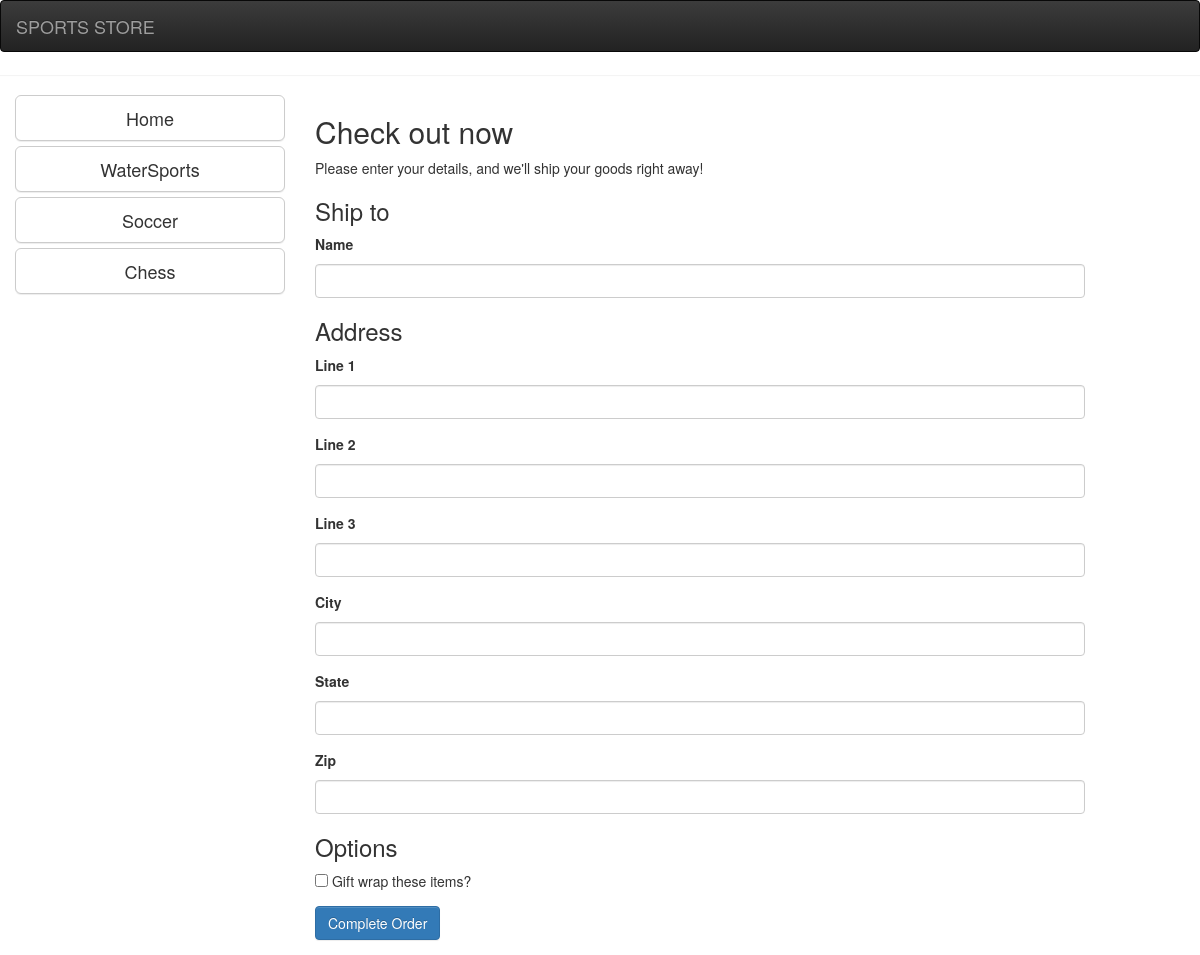
Page /checkout on the committed database.
### ecommerce/models.py (models this page shows)
class Product(db.Model):
    id = db.Column(db.Integer, primary_key=True)
    name = db.Column(db.String(80), unique=True, nullable=False)
    description = db.Column(db.String(500), nullable=False)
    price = db.Column(db.Float, nullable=False)
    category = db.Column(db.String(80), nullable=False)
    image_flie = db.Column(db.String(20), nullable=False, default='default.jpg')

### ecommerce/routes.py (the view)
@app.route("/checkout", methods=['GET', 'POST'])
def checkout():
    form = OrderForm()
    cart = get_cart()
    categories = get_categories()
    return render_template('checkout.html', form=form, categories=categories, cart=cart)

### ecommerce/forms.py
class OrderForm(FlaskForm):
    name = StringField('Name', validators=[DataRequired(message="Please enter a name")])
    line_1 = StringField('Line 1', validators=[DataRequired(message="Please enter first address line")])
    line_2 = StringField('Line 2')
    line_3 = StringField('Line 3')
    city = StringField('City', validators=[DataRequired(message='Please enter a city name')])
    state = StringField('State', validators=[DataRequired(message='Please enter a state name')])
    zip_ = StringField('Zip')
    country = StringField('Country', validators=[DataRequired(message='Please enter a country name')])
    gift_wrap = BooleanField()
    submit = SubmitField('Complete Order')

### ecommerce/forms.py (called while the page is built)
    def compute_total_value(self):
        return sum([line.product.price * line.quantity for line in self.line_collection])

    def compute_quantity_sum(self):
        return sum([line.quantity for line in self.line_collection])

### ecommerce/routes.py (called while the page is built)
def get_categories():
    products_ = Product.query.all()
    categories = []
    for product in products_:
        if product.category not in categories:
            categories.append(product.category)
    return categories

def get_cart():
    obj = Cart()
    return obj

### ecommerce/templates/checkout.html (shortened to what this page needs)
{% extends "category.html" %}
{% block fill %}
<div class="col-xs-8">
   <h2>Check out now</h2>
   <p>Please enter your details, and we'll ship your goods right away!</p>
   <form action="{{ url_for('checkout') }}" method="post">
      <h3>Ship to</h3>
      <div class="form-group">
         <label> {{ form.name.label }} </label>
         {{ form.name(class='form-control')}}
      </div>
      <h3>Address</h3>
      <div class="form-group">
         <label> {{ form.line_1.label }} </label>
          {{ form.line_1(class='form-control') }}
      </div>
      <div class="form-group">
         <label> {{ form.line_2.label }} </label>
          {{ form.line_2(class='form-control') }}
      </div>
      <div class="form-group">
         <label> {{ form.line_3.label }} </label>
          {{ form.line_3(class='form-control') }}
      </div>
      <div class="form-group">
         <label> {{ form.city.label }} </label>
          {{ form.city(class='form-control') }}
      </div>
      <div class="form-group">
         <label> {{ form.state.label }} </label>
          {{ form.state(class='form-control') }}
      </div>
      <div class="form-group">
         <label> {{ form.zip_.label }} </label>
          {{ form.zip_(class='form-control') }}
      </div>
      <h3>Options</h3>
      <div class="form-group">
         {{ form.gift_wrap() }} Gift wrap these items?
     </div>
     <div class="form-group">
      {{ form.submit(class='btn btn-primary') }}
   </div>
   </form>
</div>
{% endblock %}

### ecommerce/templates/category.html
{% include "layout.html" %}
<div id="categories" class="col-xs-3">
    {% if "products" in request.base_url %}
    <a class="btn btn-block btn-default btn-lg btn-primary" href="{{url_for('products') }}"> Home </a>
    {% else %}
    <a class="btn btn-block btn-default btn-lg" href="{{url_for('products') }}"> Home </a>
    {% endif %}
    {% for category in categories %}
    {% if category in request.base_url %}
    <a class="btn btn-block btn-default btn-lg btn-primary" href="{{url_for('category', category=category) }}">
        {{ category }} </a>
    {% else %}
    <a class="btn btn-block btn-default btn-lg" href="{{url_for('category', category=category) }}"> {{ category }} </a>
    {% endif %}
    {% endfor %}
</div>
{% block fill %}
{% endblock %}
</html>

### rows in the picture
Product: category "WaterSports"
Product: category "Soccer"
Product: category "Chess"
